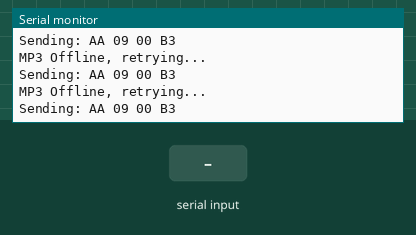
This sketch was run on a simulated Arduino Uno, built with avr-gcc and run on an emulated ATmega328P. Shown: the last lines printed to the serial monitor. Inputs (shaded band) come from the test bench. The modem accepts every AT command (registered, SIM ready, sends succeed) and sends nothing else.

Above: at 2.3 s.
2.4 s: "90 45\n" received over the second serial link
At 3.8 s:
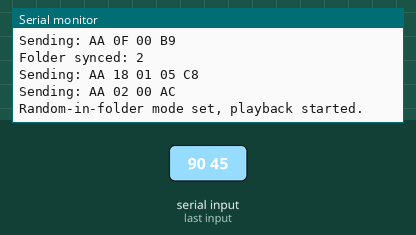
4.1 s: "90 45\n" received over Serial
At 4.8 s:
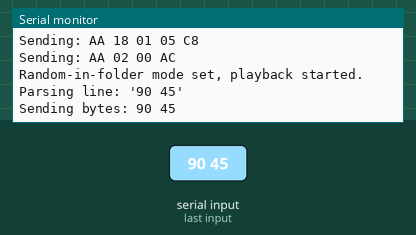
5.6 s: "0\n" received over Serial
At 6.8 s:
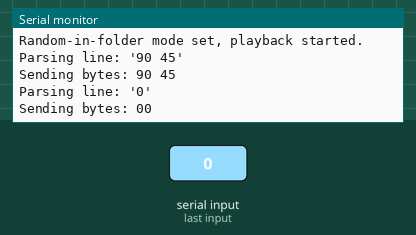
7.1 s: "30 150\n" received over the second serial link
At 8.5 s:
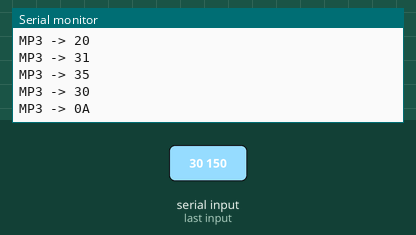
Timing chart, 0 to 9.6 s (numbered marks = the images above; inputs shaded):
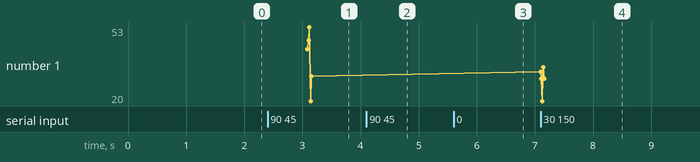

The sketch:

DY_SV5W_Test_v1_6.ino
```cpp
#include <Arduino.h>
#include <SoftwareSerial.h>

// -------------------- Wiring --------------------
// DY-SV5W TXD -> Arduino MP3_RX (software serial RX)
// DY-SV5W RXD -> Arduino MP3_TX (software serial TX)  [Add level protection if 5V MCU]
// GNDs common. Module UART is 3.3V logic.
// ------------------------------------------------

#define MP3_RX 12   // DY-SV5W TX -> Arduino RX pin
#define MP3_TX 11   // DY-SV5W RX -> Arduino TX pin
SoftwareSerial mp3Serial(MP3_RX, MP3_TX);

// --------- USER TWEAKABLE ---------
uint8_t volume = 30;   // 0..30 (DY-SV5W volume scale). Change this anytime.
// ----------------------------------

// Debug / state
int mp3Debug = 1;
int g_currentFolder = 2;
int mp3Folder = 1;
unsigned long lastCheck = 0;
bool folderSelected = false;

// --- Prebuilt commands that don't change ---
static const byte CMD_CHECK_ONLINE[]          = {0xAA, 0x09, 0x00, 0xB3};
static const byte CMD_VOL_MUTE[]              = {0xAA, 0x13, 0x01, 0x00, 0xBE}; // volume=0
static const byte CMD_SET_SD[]                = {0xAA, 0x0B, 0x01, 0x01, 0xB7}; // select SD device
static const byte CMD_NEXT_FOLDER[]           = {0xAA, 0x0F, 0x00, 0xB9};
static const byte CMD_PREV_FOLDER[]           = {0xAA, 0x0E, 0x00, 0xB8};

// EQ = POP (00=Normal, 01=Pop, 02=Rock, 03=Jazz, 04=Classic)
static const byte CMD_EQ_POP[]                = {0xAA, 0x1A, 0x01, 0x01, 0xC6};

// Play mode = Random in Folder
static const byte CMD_PLAY_RANDOM_IN_FOLDER[] = {0xAA, 0x18, 0x01, 0x05, 0xC8};

// Play
static const byte CMD_PLAY[]                  = {0xAA, 0x02, 0x00, 0xAC};

// ----------------- Helpers -----------------

// Pretty-printer + write
void sendCommand(const byte *cmd, int len) {
  if (mp3Debug) {
    Serial.print(F("Sending: "));
    for (int i = 0; i < len; i++) {
      if (cmd[i] < 16) Serial.print('0');
      Serial.print(cmd[i], HEX);
      Serial.print(' ');
    }
    Serial.println();
  }
  mp3Serial.write(cmd, len);
  delay(20); // DY-SV5W is slow to accept back-to-back frames (9600 8N1)
}

// Checksum = low 8 bits of sum of all bytes before checksum
uint8_t calcChecksum(const uint8_t *buf, uint8_t len_without_checksum) {
  uint16_t sum = 0;
  for (uint8_t i = 0; i < len_without_checksum; ++i) sum += buf[i];
  return (uint8_t)(sum & 0xFF);
}

// Build & send "Set Volume" frame: AA 13 01 <VOL> <CHK> (VOL 0..30)
void sendSetVolume(uint8_t vol /*0..30*/) {
  if (vol > 30) vol = 30;
  uint8_t frame[5] = { 0xAA, 0x13, 0x01, vol, 0x00 };
  frame[4] = calcChecksum(frame, 4);
  sendCommand(frame, 5);
}

// OPTIONAL: Build & send "Set EQ" frame: AA 1A 01 <MODE> <CHK>
// MODE: 00=Normal, 01=Pop, 02=Rock, 03=Jazz, 04=Classic
void sendSetEQ(uint8_t mode /*0..4*/) {
  if (mode > 4) mode = 0;
  uint8_t frame[5] = { 0xAA, 0x1A, 0x01, mode, 0x00 };
  frame[4] = calcChecksum(frame, 4);
  sendCommand(frame, 5);
}

// Wrapper to set random-in-folder + play
void playRandomTrack() {
  sendCommand(CMD_PLAY_RANDOM_IN_FOLDER, sizeof(CMD_PLAY_RANDOM_IN_FOLDER));
  sendCommand(CMD_PLAY, sizeof(CMD_PLAY));
  if (mp3Debug) Serial.println(F("Random-in-folder mode set, playback started."));
}

// Keep advancing/retreating until mp3Folder == g_currentFolder
void syncFolder() {
  while (mp3Folder != g_currentFolder) {
    if (g_currentFolder > mp3Folder) {
      sendCommand(CMD_NEXT_FOLDER, sizeof(CMD_NEXT_FOLDER));
      mp3Folder++;
    } else {
      sendCommand(CMD_PREV_FOLDER, sizeof(CMD_PREV_FOLDER));
      mp3Folder--;
    }
  }
  if (mp3Debug) {
    Serial.print(F("Folder synced: "));
    Serial.println(mp3Folder);
  }
}

// ------------ NEW: ASCII "AA 02 00 AC" -> HEX bytes ------------

// Convert a line like "AA 02 00 AC" into bytes and send to mp3Serial
void sendAsciiHexLineToMp3(const String &line) {
  String s = line;
  s.trim();
  if (s.length() == 0) return;

  if (mp3Debug) {
    Serial.print(F("Parsing line: '"));
    Serial.print(s);
    Serial.println(F("'"));
    Serial.print(F("Sending bytes: "));
  }

  int idx = 0;
  int len = s.length();

  while (idx < len) {
    // Skip spaces
    while (idx < len && s[idx] == ' ') idx++;
    if (idx >= len) break;

    // Find end of token
    int start = idx;
    while (idx < len && s[idx] != ' ') idx++;
    int end = idx;

    String token = s.substring(start, end);
    token.trim();
    if (token.length() == 0) continue;

    // Convert ASCII hex (e.g. "AA", "2", "0F") to byte
    char buf[5];  // enough for "FF" + null
    token.toCharArray(buf, sizeof(buf));
    long value = strtol(buf, nullptr, 16);   // base 16
    byte b = (byte)value;

    mp3Serial.write(b);

    if (mp3Debug) {
      if (b < 16) Serial.print('0');
      Serial.print(b, HEX);
      Serial.print(' ');
    }
  }

  if (mp3Debug) Serial.println();
}

// ----------------- Initialization -----------------

// Init sequence requested:
// 1) Select SD
// 2) Set volume (from global 'volume')
// 3) EQ = POP
// 4) Play mode: Random in Folder
// 5) PLAY
void initialSetup() {
  sendCommand(CMD_SET_SD, sizeof(CMD_SET_SD));
  delay(50);

  sendSetVolume(volume);  // uses variable at top (0..30)
  delay(50);

  // You can use the fixed POP command or the helper:
  // sendCommand(CMD_EQ_POP, sizeof(CMD_EQ_POP));
  sendSetEQ(1); // 1 = POP
  delay(50);

  sendCommand(CMD_PLAY_RANDOM_IN_FOLDER, sizeof(CMD_PLAY_RANDOM_IN_FOLDER));
  delay(50);

  sendCommand(CMD_PLAY, sizeof(CMD_PLAY));
  delay(100);
}

void checkMP3Online() {
  while (true) {
    sendCommand(CMD_CHECK_ONLINE, sizeof(CMD_CHECK_ONLINE));
    delay(500);
    if (mp3Serial.available()) {
      if (mp3Debug) Serial.println(F("MP3 Online"));
      // Flush any returned bytes
      while (mp3Serial.available()) (void)mp3Serial.read();
      break;
    }
    if (mp3Debug) Serial.println(F("MP3 Offline, retrying..."));
  }
}

// ----------------- Arduino lifecycle -----------------

void setup() {
  Serial.begin(9600);
  mp3Serial.begin(9600); // DY-SV5W fixed UART parameters: 9600 8N1
  if (mp3Debug) Serial.println(F("MP3 Control Ready"));

  checkMP3Online();
  initialSetup();
}

void loop() {
  // ---------- 1) Read a full line from Serial and send as hex to MP3 ----------
  static String cmdLine;

  while (Serial.available()) {
    char c = Serial.read();

    // End of line? (handles CR, LF, or CRLF)
    if (c == '\n' || c == '\r') {
      if (cmdLine.length() > 0) {
        sendAsciiHexLineToMp3(cmdLine);
        cmdLine = "";
      }
    } else {
      cmdLine += c;
    }
  }

  // ---------- 2) Drain any module bytes (for debug) ----------
  while (mp3Serial.available()) {
    byte incoming = mp3Serial.read();
    if (mp3Debug) {
      Serial.print(F("MP3 -> "));
      if (incoming < 16) Serial.print('0');
      Serial.println(incoming, HEX);
    }
  }

  // ---------- 3) Existing periodic folder / random-play logic ----------
  if (millis() - lastCheck >= 500) {
    lastCheck = millis();

    if (g_currentFolder != mp3Folder) folderSelected = false;

    if (!folderSelected) {
      if (g_currentFolder == 99) {
        if (mp3Debug) Serial.println(F("Tuner folder = 99, muting..."));
        sendCommand(CMD_VOL_MUTE, sizeof(CMD_VOL_MUTE));
      } else {
        syncFolder();
        playRandomTrack();
      }
      folderSelected = true;
    }
  }
}
```

Measured:
- after the input at 2.4 s, the serial monitor: prints a new line after 0.22 s (image 1)
- after the input at 4.1 s, the serial monitor: prints a new line at once (image 2)
- after the input at 5.6 s, the serial monitor: prints a new line at once (image 3)
- after the input at 7.1 s, the serial monitor: prints a new line at once (image 4)
- plotted number 1: 31 → 30 after the input at 7.1 s
